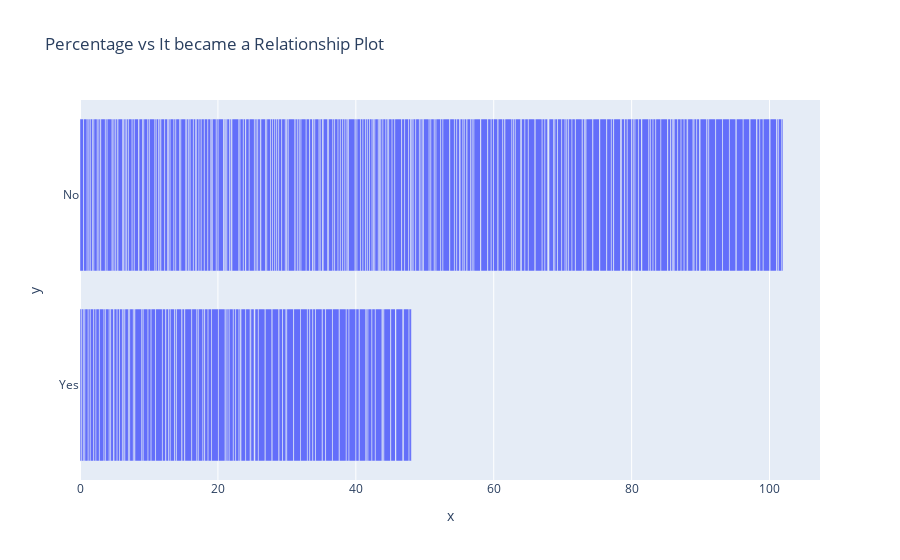

The cell this chart's notebook holds for it:
### Code cell
fig = px.bar(x=data['Percentage'], y=data['It became a Relationship'],title = 'Percentage vs It became a Relationship Plot')
fig.show()

### Figure 1 — Plotly figure (JSON) as saved in the notebook; plotly's stock layout.template omitted (floating-point values rounded to 4 significant figures; data arrays with more than 128 entries replaced by an {"elided": "..."} marker saying what was removed)
{"data": [{"alignmentgroup": "True", "hovertemplate": "x=%{x}<br>y=%{y}<extra></extra>", "legendgroup": "", "marker": {"color": "#636efa"}, "name": "", "offsetgroup": "", "orientation": "h", "showlegend": false, "textposition": "auto", "type": "bar", "x": {"elided": "453 float values"}, "xaxis": "x", "y": {"elided": "453 str values"}, "yaxis": "y"}], "layout": {"barmode": "relative", "legend": {"tracegroupgap": 0}, "title": {"text": "Percentage vs It became a Relationship Plot"}, "xaxis": {"anchor": "y", "domain": [0, 1], "title": {"text": "x"}}, "yaxis": {"anchor": "x", "domain": [0, 1], "title": {"text": "y"}}}}
